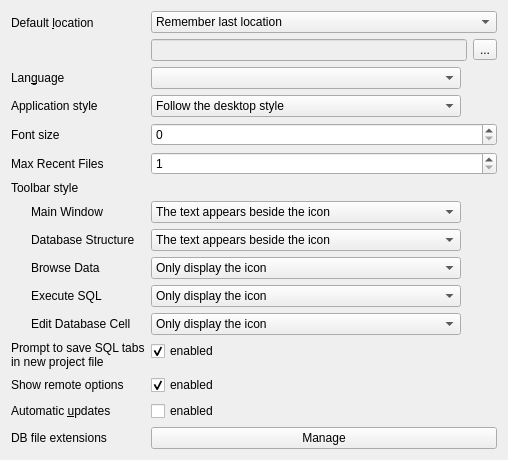
     <widget class="QWidget" name="tab_4">
      <attribute name="title">
       <string>&amp;General</string>
      </attribute>
      <layout class="QFormLayout" name="formLayout_3">
       <item row="0" column="0">
        <widget class="QLabel" name="label_4">
         <property name="text">
          <string>Default &amp;location</string>
         </property>
         <property name="buddy">
          <cstring>locationEdit</cstring>
         </property>
        </widget>
       </item>
       <item row="0" column="1">
        <layout class="QVBoxLayout" name="verticalLayout_6">
         <item>
          <widget class="QComboBox" name="comboDefaultLocation">
           <item>
            <property name="text">
             <string>Remember last location</string>
            </property>
           </item>
           <item>
            <property name="text">
             <string>Always use this location</string>
            </property>
           </item>
           <item>
            <property name="text">
             <string>Remember last location for session only</string>
            </property>
           </item>
          </widget>
         </item>
         <item>
          <layout class="QHBoxLayout" name="horizontalLayout">
           <item>
            <widget class="QLineEdit" name="locationEdit">
             <property name="enabled">
              <bool>false</bool>
             </property>
             <property name="sizePolicy">
              <sizepolicy hsizetype="Expanding" vsizetype="Fixed">
               <horstretch>0</horstretch>
               <verstretch>0</verstretch>
              </sizepolicy>
             </property>
             <property name="minimumSize">
              <size>
               <width>316</width>
               <height>0</height>
              </size>
             </property>
            </widget>
           </item>
           <item>
            <widget class="QToolButton" name="setLocationButton">
             <property name="text">
              <string>...</string>
             </property>
            </widget>
           </item>
          </layout>
         </item>
        </layout>
       </item>
       <item row="1" column="0">
        <widget class="QLabel" name="label_9">
         <property name="text">
          <string>Lan&amp;guage</string>
         </property>
         <property name="buddy">
          <cstring>languageComboBox</cstring>
         </property>
        </widget>
       </item>
       <item row="1" column="1">
        <widget class="QComboBox" name="languageComboBox">
         <property name="sizePolicy">
          <sizepolicy hsizetype="Maximum" vsizetype="Fixed">
           <horstretch>0</horstretch>
           <verstretch>0</verstretch>
          </sizepolicy>
         </property>
         <property name="sizeAdjustPolicy">
          <enum>QComboBox::AdjustToContents</enum>
         </property>
         <property name="minimumContentsLength">
          <number>35</number>
         </property>
         <property name="iconSize">
          <size>
           <width>20</width>
           <height>15</height>
          </size>
         </property>
        </widget>
       </item>
       <item row="5" column="0">
        <widget class="QLabel" name="labelToolbarStyle">
         <property name="text">
          <string>Toolbar style</string>
         </property>
         <property name="buddy">
          <cstring>toolbarStyleComboMain</cstring>
         </property>
        </widget>
       </item>
       <item row="7" column="1">
        <widget class="QComboBox" name="toolbarStyleComboMain">
         <property name="sizePolicy">
          <sizepolicy hsizetype="Maximum" vsizetype="Fixed">
           <horstretch>0</horstretch>
           <verstretch>0</verstretch>
          </sizepolicy>
         </property>
         <property name="currentIndex">
          <number>2</number>
         </property>
         <property name="sizeAdjustPolicy">
          <enum>QComboBox::AdjustToContents</enum>
         </property>
         <property name="minimumContentsLength">
          <number>35</number>
         </property>
         <property name="iconSize">
          <size>
           <width>20</width>
           <height>15</height>
          </size>
         </property>
         <item>
          <property name="text">
           <string>Only display the icon</string>
          </property>
         </item>
         <item>
          <property name="text">
           <string>Only display the text</string>
          </property>
         </item>
         <item>
          <property name="text">
           <string>The text appears beside the icon</string>
          </property>
         </item>
         <item>
          <property name="text">
           <string>The text appears under the icon</string>
          </property>
         </item>
         <item>
          <property name="text">
           <string>Follow the style</string>
          </property>
         </item>
        </widget>
       </item>
       <item row="8" column="1">
        <widget class="QComboBox" name="toolbarStyleComboStructure">
         <property name="sizePolicy">
          <sizepolicy hsizetype="Maximum" vsizetype="Fixed">
           <horstretch>0</horstretch>
           <verstretch>0</verstretch>
          </sizepolicy>
         </property>
         <property name="currentIndex">
          <number>2</number>
         </property>
         <property name="sizeAdjustPolicy">
          <enum>QComboBox::AdjustToContents</enum>
         </property>
         <property name="minimumContentsLength">
          <number>35</number>
         </property>
         <property name="iconSize">
          <size>
           <width>20</width>
           <height>15</height>
          </size>
         </property>
         <item>
          <property name="text">
           <string>Only display the icon</string>
          </property>
         </item>
         <item>
          <property name="text">
           <string>Only display the text</string>
          </property>
         </item>
         <item>
          <property name="text">
           <string>The text appears beside the icon</string>
          </property>
         </item>
         <item>
          <property name="text">
           <string>The text appears under the icon</string>
          </property>
         </item>
         <item>
          <property name="text">
           <string>Follow the style</string>
          </property>
         </item>
        </widget>
       </item>
       <item row="9" column="1">
        <widget class="QComboBox" name="toolbarStyleComboBrowse">
         <property name="sizePolicy">
          <sizepolicy hsizetype="Maximum" vsizetype="Fixed">
           <horstretch>0</horstretch>
           <verstretch>0</verstretch>
          </sizepolicy>
         </property>
         <property name="currentIndex">
          <number>0</number>
         </property>
         <property name="sizeAdjustPolicy">
          <enum>QComboBox::AdjustToContents</enum>
         </property>
         <property name="minimumContentsLength">
          <number>35</number>
         </property>
         <property name="iconSize">
          <size>
           <width>20</width>
           <height>15</height>
          </size>
         </property>
         <item>
          <property name="text">
           <string>Only display the icon</string>
          </property>
         </item>
         <item>
          <property name="text">
           <string>Only display the text</string>
          </property>
         </item>
         <item>
          <property name="text">
           <string>The text appears beside the icon</string>
          </property>
         </item>
         <item>
          <property name="text">
           <string>The text appears under the icon</string>
          </property>
         </item>
         <item>
          <property name="text">
           <string>Follow the style</string>
          </property>
         </item>
        </widget>
       </item>
       <item row="10" column="1">
        <widget class="QComboBox" name="toolbarStyleComboSql">
         <property name="sizePolicy">
          <sizepolicy hsizetype="Maximum" vsizetype="Fixed">
           <horstretch>0</horstretch>
           <verstretch>0</verstretch>
          </sizepolicy>
         </property>
         <property name="currentIndex">
          <number>0</number>
         </property>
         <property name="sizeAdjustPolicy">
          <enum>QComboBox::AdjustToContents</enum>
         </property>
         <property name="minimumContentsLength">
          <number>35</number>
         </property>
         <property name="iconSize">
          <size>
           <width>20</width>
           <height>15</height>
          </size>
         </property>
         <item>
          <property name="text">
           <string>Only display the icon</string>
          </property>
         </item>
         <item>
          <property name="text">
           <string>Only display the text</string>
          </property>
         </item>
         <item>
          <property name="text">
           <string>The text appears beside the icon</string>
          </property>
         </item>
         <item>
          <property name="text">
           <string>The text appears under the icon</string>
          </property>
         </item>
         <item>
          <property name="text">
           <string>Follow the style</string>
          </property>
         </item>
        </widget>
       </item>
       <item row="13" column="0">
        <widget class="QLabel" name="labelUseRemotes">
         <property name="text">
          <string>Show remote options</string>
         </property>
         <property name="buddy">
          <cstring>checkUseRemotes</cstring>
         </property>
        </widget>
       </item>
       <item row="13" column="1">
        <widget class="QCheckBox" name="checkUseRemotes">
         <property name="text">
          <string>enabled</string>
         </property>
         <property name="checked">
          <bool>true</bool>
         </property>
        </widget>
       </item>
       <item row="14" column="0">
        <widget class="QLabel" name="labelUpdates">
         <property name="text">
          <string>Automatic &amp;updates</string>
         </property>
         <property name="buddy">
          <cstring>checkUpdates</cstring>
         </property>
        </widget>
       </item>
       <item row="14" column="1">
        <widget class="QCheckBox" name="checkUpdates">
         <property name="text">
          <string>enabled</string>
         </property>
        </widget>
       </item>
       <item row="15" column="0">
        <widget class="QLabel" name="label_16">
         <property name="text">
          <string>DB file extensions</string>
         </property>
         <property name="buddy">
          <cstring>buttonManageFileExtension</cstring>
         </property>
        </widget>
       </item>
       <item row="15" column="1">
        <widget class="QPushButton" name="buttonManageFileExtension">
         <property name="text">
          <string>Manage</string>
         </property>
        </widget>
       </item>
       <item row="7" column="0">
        <widget class="QLabel" name="labelMainToolBar">
         <property name="text">
          <string>Main Window</string>
         </property>
         <property name="indent">
          <number>20</number>
         </property>
         <property name="buddy">
          <cstring>toolbarStyleComboMain</cstring>
         </property>
        </widget>
       </item>
       <item row="8" column="0">
        <widget class="QLabel" name="labelStructureToolBar">
         <property name="text">
          <string>Database Structure</string>
         </property>
         <property name="indent">
          <number>20</number>
         </property>
         <property name="buddy">
          <cstring>toolbarStyleComboStructure</cstring>
         </property>
        </widget>
       </item>
       <item row="9" column="0">
        <widget class="QLabel" name="labelBrowseToolBar">
         <property name="text">
          <string>Browse Data</string>
         </property>
         <property name="indent">
          <number>20</number>
         </property>
         <property name="buddy">
          <cstring>toolbarStyleComboBrowse</cstring>
         </property>
        </widget>
       </item>
       <item row="10" column="0">
        <widget class="QLabel" name="labelSqlToolBar">
         <property name="text">
          <string>Execute SQL</string>
         </property>
         <property name="indent">
          <number>20</number>
         </property>
         <property name="buddy">
          <cstring>toolbarStyleComboSql</cstring>
         </property>
        </widget>
       </item>
       <item row="11" column="1">
        <widget class="QComboBox" name="toolbarStyleComboEditCell">
         <property name="sizePolicy">
          <sizepolicy hsizetype="Maximum" vsizetype="Fixed">
           <horstretch>0</horstretch>
           <verstretch>0</verstretch>
          </sizepolicy>
         </property>
         <property name="currentIndex">
          <number>0</number>
         </property>
         <property name="sizeAdjustPolicy">
          <enum>QComboBox::AdjustToContents</enum>
         </property>
         <property name="minimumContentsLength">
          <number>35</number>
         </property>
         <property name="iconSize">
          <size>
           <width>20</width>
           <height>15</height>
          </size>
         </property>
         <item>
          <property name="text">
           <string>Only display the icon</string>
          </property>
         </item>
         <item>
          <property name="text">
           <string>Only display the text</string>
          </property>
         </item>
         <item>
          <property name="text">
           <string>The text appears beside the icon</string>
          </property>
         </item>
         <item>
          <property name="text">
           <string>The text appears under the icon</string>
          </property>
         </item>
         <item>
          <property name="text">
           <string>Follow the style</string>
          </property>
         </item>
        </widget>
       </item>
       <item row="11" column="0">
        <widget class="QLabel" name="labelEditCellToolBar">
         <property name="text">
          <string>Edit Database Cell</string>
         </property>
         <property name="indent">
          <number>20</number>
         </property>
         <property name="buddy">
          <cstring>toolbarStyleComboEditCell</cstring>
         </property>
        </widget>
       </item>
       <item row="2" column="1">
        <widget class="QComboBox" name="appStyleCombo">
         <property name="sizePolicy">
          <sizepolicy hsizetype="Maximum" vsizetype="Fixed">
           <horstretch>0</horstretch>
           <verstretch>0</verstretch>
          </sizepolicy>
         </property>
         <property name="toolTip">
          <string>When this value is changed, all the other color preferences are also set to matching colors.</string>
         </property>
         <property name="currentIndex">
          <number>0</number>
         </property>
         <property name="sizeAdjustPolicy">
          <enum>QComboBox::AdjustToContents</enum>
         </property>
         <property name="minimumContentsLength">
          <number>35</number>
         </property>
         <property name="iconSize">
          <size>
           <width>20</width>
           <height>15</height>
          </size>
         </property>
         <item>
          <property name="text">
           <string>Follow the desktop style</string>
          </property>
         </item>
         <item>
          <property name="text">
           <string>Dark style</string>
          </property>
         </item>
         <item>
          <property name="text">
           <string>Light style</string>
          </property>
         </item>
        </widget>
       </item>
       <item row="2" column="0">
        <widget class="QLabel" name="labelAppStyle">
         <property name="text">
          <string>Application style</string>
         </property>
         <property name="buddy">
          <cstring>toolbarStyleComboStructure</cstring>
         </property>
        </widget>
       </item>
       <item row="3" column="0">
        <widget class="QLabel" name="label_27">
         <property name="toolTip">
          <string>This sets the font size for all UI elements which do not have their own font size option.</string>
         </property>
         <property name="text">
          <string>Font size</string>
         </property>
         <property name="buddy">
          <cstring>spinGeneralFontSize</cstring>
         </property>
        </widget>
       </item>
       <item row="3" column="1">
        <widget class="QSpinBox" name="spinGeneralFontSize"/>
       </item>
       <item row="4" column="0">
        <widget class="QLabel" name="labelMaxRecentFiles">
         <property name="text">
          <string>Max Recent Files</string>
         </property>
         <property name="buddy">
          <cstring>spinMaxRecentFiles</cstring>
         </property>
        </widget>
       </item>
       <item row="4" column="1">
        <widget class="QSpinBox" name="spinMaxRecentFiles">
         <property name="minimum">
          <number>1</number>
         </property>
         <property name="maximum">
          <number>40</number>
         </property>
        </widget>
       </item>
       <item row="12" column="0">
        <widget class="QLabel" name="labelPromptSQLTabsInNewProject">
         <property name="text">
          <string>Prompt to save SQL tabs
in new project file</string>
         </property>
         <property name="buddy">
          <cstring>checkPromptSQLTabsInNewProject</cstring>
         </property>
        </widget>
       </item>
       <item row="12" column="1">
        <widget class="QCheckBox" name="checkPromptSQLTabsInNewProject">
         <property name="toolTip">
          <string>If this is turned on, then changes to the SQL editor generate a save a project confirmation dialog when closing the SQL editor tab.</string>
         </property>
         <property name="text">
          <string>enabled</string>
         </property>
         <property name="checked">
          <bool>true</bool>
         </property>
        </widget>
       </item>
      </layout>
     </widget>
